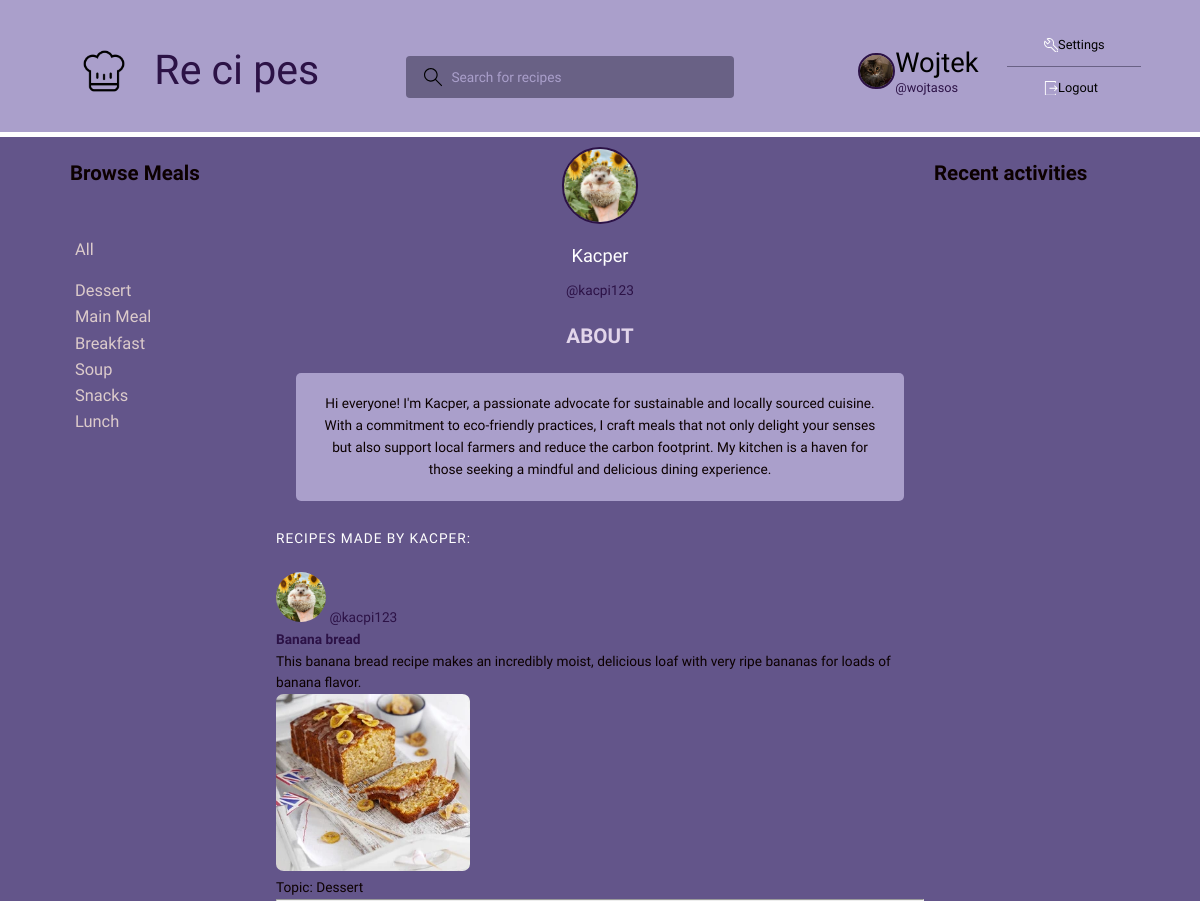
Page /profile/6/ (signed in) on the committed database.
### base/models.py (models this page shows, shortened)
class User(AbstractUser):
    name = models.CharField(max_length=200, null=True)
    email = models.EmailField(unique=True, null=True)
    bio = models.TextField(null=True)
    avatar = models.ImageField(null=True, default='avatar.svg')
    REQUIRED_FIELDS = []

class Topic(models.Model):
    name = models.CharField(max_length=200)

class Recipe(models.Model):
    name = models.CharField(max_length=200)
    description = models.TextField(null=True, blank=True)
    topic = models.ForeignKey(Topic, on_delete=models.SET_NULL, null=True)
    pub_date = models.DateTimeField(auto_now_add=True)
    autor = models.ForeignKey(User, on_delete=models.CASCADE, null=True)
    recipe_image = models.ImageField(default='avatar.svg')
    text = models.TextField(null=True)
    REQUIRED_FIELDS = [recipe_image]
    class Meta:
        ordering = ['-pub_date']

### base/views.py (the view)
# urls.py: path('profile/<str:pk>/', views.userProfile, name='user-profile'),
def userProfile(request, pk):
    user = User.objects.get(id=pk)
    recipes = user.recipe_set.all()
    comments = user.comment_set.all()
    topics = Topic.objects.all()
    context = {'user': user, 'recipes': recipes, 'comments': comments, 'topics': topics}
    return render(request, 'base/profile.html', context)

### base/templates/base/profile.html (shortened to what this page needs)
{% extends 'main.html' %}
{% block content %}
<main>
  <div class="container">
    <div>
    {% include 'base/topics.html' %}
    </div>
    <div class="recipeList">
      <div class="profile">
        <div class="profile__avatar">
          <div class="avatar avatar--large active">
            <img src="{{user.avatar.url}}" />
          </div>
        </div>
        <div class="profile__info">
          <h3>{{user.name}}</h3>
          <p>@{{user.username}}</p>
        </div>
        <div class="profile__about">
          <h3>About</h3>
          <p class="about">
            {{user.bio}}
          </p>
        </div>
      </div>
      <div class="recipeList__header">
        <div>
          <h2>Recipes made by {{user.name }}: </a>
          </h2>
        </div>
      </div>
      {% include 'base/feed_component.html' %}
    </div>
    <div>
    {% include 'base/activity_component.html' %}
        </div>
  </div>
</main>
{% endblock content %}

### templates/navbar.html (shortened to what this page needs)
{% load static %}
<header class="header header--loggedIn">
    <div class="container">
        <a href="{% url 'home' %}" class="header__logo">
            <img src="{% static 'images/logo1.png' %}" width=50px />
            <p class="title_web ">Re ci pes</p>
        </a>
        <form class="header__search" method="GET" action="{% url 'home' %}">
            <label style="margin-bottom: 20px; ">
                <input  name="q" placeholder="Search for recipes" />
            </label>
        </form>
        <nav class="header__menu">
            {% if request.user.is_authenticated %}
            <div class="header__user">
                <a href="{% url 'user-profile' request.user.id %}">
                    <div class="avatar avatar--medium active">
                        <img width="50px" src="{{ request.user.avatar.url }}" />
                    </div>
                    <p>{{request.user.name}} <span>@{{request.user.username}}</span></p>
                </a>
            </div>
                <div class="dropdown-menu">
                <a href="{% url 'update-user' %}" class="dropdown-link">
                    Settings</a>
                <a href="{% url 'logout' %}" class="dropdown-link">
                    Logout</a>
            </div>
            {% else %}
                <div class="not_logged_container" >
                <img class="not_logged_img"  src="{% static 'images/avatar.svg' %}"  />
                <a style="padding-left: 10px; font-size: 20px" href="{% url 'login' %}">Login</a>
                </div>
            {% endif %}
        </nav>
    </div>
</header>

### base/templates/base/topics.html
<div>
        <h3>Browse Meals</h3>
        <br>
    <div class="topics">
        <a class ='topic_link' href="{% url 'home' %}">All</a>
    </div>
    <div class="topics">
        {% for topic in topics %}
            <div>
                <a class="topic_link" href="{% url 'home' %}?q={{ topic.name }}">{{ topic.name }}</a>
            </div>
        {% endfor %}
    </div>
    </div>

### base/templates/base/feed_component.html (shortened to what this page needs)
{% for recipe in recipes %}
            <div>
            <div>
                <img width="50px" src="{{ recipe.autor.avatar.url }} ">
                <a href="{% url 'user-profile' recipe.autor.id %}">@{{ recipe.autor.username }}</a>
            </div>
                <h5 style="font-weight: bold;"><a  href="{% url 'recipe' recipe.id %}"> {{ recipe.name }}</a></h5>
                <p>{{ recipe.description }}</p>
                <img class="recipe_image_feed" src=" {{ recipe.recipe_image.url }}">
                <br>
                <small id="recipe_topic" >Topic: {{ recipe.topic.name }}</small>
            </div>
        {% endfor %}

### static/styles/style.css (style rules this page uses)
* { font-family: 'Comfortaa', sans-serif; margin: 0; padding: 0; box-sizing: border-box; text-rendering: optimizeLegibility; font-size: inherit; }
html { font-size: 57%; }
body { line-height: 1.6; font-weight: 400; font-size: 1.5rem; color: #0c0000; background-color: #63558a; min-height: 100vh; }
img { width: 50px; height: 50px; object-fit: cover; border-radius: 50%; }
a { display: inline-block; color: #2c1246; text-decoration: none; }
.recipe_image_feed { border-radius: 4%; width: 30%; height: 30%; }
.container { max-width: 120rem; width: 90%; margin: auto; }
.about { background-color: #aa9fcb; border-radius: 5px; margin: 20px; height: 20%; padding: 20px; }
.topic_link { color: #dccbcb }
.avatar { position: relative; display: inline-block; border-radius: 50%; border: 2px solid #2c1246; }
.avatar img { display: block; border-radius: 50%; object-fit: cover; object-position: center; }
.avatar.avatar--medium img { width: 3.6rem; height: 3.6rem; border-radius: 50%; }
.avatar.avatar--large img { display: block; width: 8rem; height: 8rem; border-radius: 50%; }
.avatar.avatar--large:after { width: 1rem; height: 1rem; bottom: 2px; right: 3.5px; }
.dropdown-menu { display: block; margin-left: 15px; }
.dropdown-menu a { padding: 1.2rem 4rem; display: block; color: #ffffff; !important; font-weight: 500; font-size: 1.4rem; }
.dropdown-menu > a:not(:last-child) { border-bottom: 1px solid #696185; }
.dropdown-menu a svg { fill: #ffffff; }
.header { padding: 1.5rem; background-color: #aa9fcb; border-bottom: solid 5px white; }
.header > .container { display: flex; gap: 9.5rem; }
.header__logo, .header__user { display: flex; gap: 2rem; align-items: center; font-size: 200%; }
.header__logo > img { height: 7rem; width: 7rem; }
.header__search > label { background-color: #696185; padding: 1.3rem 1rem; display: flex; align-items: center; gap: 1rem; border-radius: 4px; margin-top: 10%; }
.header__search svg { fill: black; width: 2rem; height: 2rem; margin-left: 1rem; }
.header__search input { width: 30rem; background: transparent; border: none; outline: none; color: black; }
::placeholder { color: #aa9fcb; opacity: 1; }
.title_web { font-size: 150%; }
.header__menu { margin-left: auto; position: relative; }
.header__menu { display: inline-flex; gap: 5% }
.header__menu a { display: flex; align-items: center; font-weight: 500; text-decoration: none; color: #000000; }
.header__menu img { height: 3.6rem; }
.header__menu p { line-height: 1.2; }
.header__menu span { color: #2c1246; font-weight: 500; font-size: 1.4rem; display: block; }
.header__menu svg { width: 1.6rem; height: 1.6rem; fill: #e2d5ea; }
.recipeList__header { display: flex; justify-content: space-between; align-items: center; margin-bottom: 2.4rem; }
.recipeList__header h2 { text-transform: uppercase; font-weight: 500; color: #ffffff; letter-spacing: 1px; }
h3 { font-size: 150%; margin: 10px }
.topics { font-size: 120%; margin: 15px }
.profile { margin-bottom: 3rem; }
.profile__avatar { text-align: center; }
.profile__info { text-align: center; }
.profile__info h3 { font-size: 2rem; color: white; font-weight: 400; }
.profile__info p { color: #2c1246; font-weight: 500; margin-bottom: 1rem; }
.profile__about { margin-top: 2rem; text-align: center; }
.container { display: grid; grid-template-columns: 1fr 3fr 1fr; margin-top: 10px; }
.profile__about h3 { text-transform: uppercase; color: #e2d5ea; margin-bottom: 0.5rem; }

### rows in the picture
User: user.avatar (picture), user.name "Wojtek", user.username "wojtasos"
Topic: name "Dessert"
Topic: name "Main Meal"
Topic: name "Breakfast"
Topic: name "Soup"
Topic: name "Snacks"
Topic: name "Lunch"
User: avatar (picture), name "Kacper", username "kacpi123", bio "Hi everyone! I'm Kacper, a passionate advocate for sustainable and locally sourced cuisine. With a commitment to eco-friendly practices, I craft meals that not only delight your senses but also support local farmers and reduce the carbon footprint. My kitchen is a haven for those seeking a mindful and delicious dining experience.", name "KACPER"
Recipe: autor.avatar (picture), autor.username "kacpi123", name "Banana bread", description "This banana bread recipe makes an incredibly moist, delicious loaf with very ripe bananas for loads of banana flavor.", recipe_image (picture), topic.name "Dessert"
